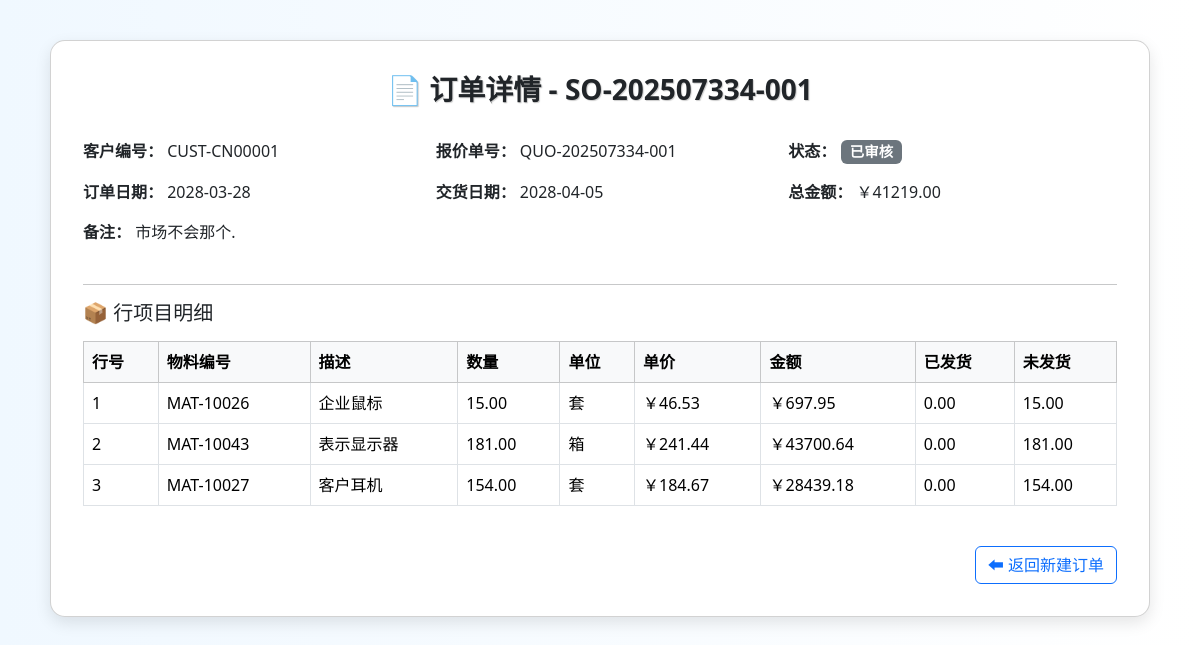
The app's page /order/order-detail/SO-202507334-001 with its own data.
### order/models.py (models this page shows)
class SalesOrder(db.Model):
    __tablename__ = 'SalesOrder'
    sales_order_id = db.Column(db.String(255), primary_key=True)
    customer_id = db.Column(db.String(255), nullable=False)
    quotation_id = db.Column(db.String(255))
    order_date = db.Column(db.DateTime, nullable=False)
    required_delivery_date = db.Column(db.Date, nullable=False)
    status = db.Column(db.String(255))
    total_amount = db.Column(db.Numeric, nullable=False)
    credit_check_result = db.Column(db.String(255))
    remarks = db.Column(db.String(255))
    items = db.relationship('OrderItem', backref='order', lazy=True, cascade="all, delete-orphan")

class OrderItem(db.Model):
    __tablename__ = 'OrderItem'
    sales_order_id = db.Column(db.String(255), db.ForeignKey('SalesOrder.sales_order_id'), primary_key=True)
    item_no = db.Column(db.Integer, primary_key=True)
    material_id = db.Column(db.String(255), db.ForeignKey('Material.material_id'), nullable=False)
    material = db.relationship('Material',backref="order_items")  # ✅ 告诉 SQLAlchemy 如何关联 Material 表
    order_quantity = db.Column(db.Numeric, nullable=False)
    sales_unit_price = db.Column(db.Numeric, nullable=False)
    shipped_quantity = db.Column(db.Numeric)
    unshipped_quantity = db.Column(db.Numeric)
    item_amount = db.Column(db.Numeric)
    unit = db.Column(db.String(255))

class Material(db.Model):
    __tablename__ = 'Material'
    material_id = db.Column(db.String(255), primary_key=True, comment='物料编号')
    description = db.Column(db.String(255), nullable=False, comment='物料描述')
    base_unit = db.Column(db.String(255), nullable=False, comment='基本计量单位')
    storage_location = db.Column(db.String(255), nullable=False, comment='存储位置')
    physical_stock  = db.Column(db.Numeric(18, 4), nullable=False, server_default=text('0'), comment='账面总库存')
    available_stock = db.Column(db.Numeric(18, 4), nullable=False, server_default=text('0'), comment='可用库存数量')
    allocated_stock = db.Column(db.Numeric(18, 4), nullable=False, server_default=text('0'), comment='已分配库存')
    pending_outbound= db.Column(db.Numeric(18, 4), nullable=False, server_default=text('0'), comment='待出库量')

### order/views.py (the view)
@order_bp.route('/order-detail/<sales_order_id>')
def order_detail(sales_order_id):
    order = SalesOrder.query.options(
        joinedload(SalesOrder.items).joinedload(OrderItem.material)
    ).filter_by(sales_order_id=sales_order_id).first()
    if not order:
        flash('订单不存在', 'danger')
        return redirect(url_for('order.create_order'))
    return render_template('order/order_detail.html', order=order)

### templates/order/order_detail.html (shortened to what this page needs)
<!DOCTYPE html>
<html lang="zh">
<head>
  <link href="https://cdn.jsdelivr.net/npm/bootstrap@5.3.3/dist/css/bootstrap.min.css" rel="stylesheet">
</head>
<body>
  <div class="container">
    <div class="card">
      <h3>📄 订单详情 - {{ order.sales_order_id }}</h3>
      <div class="row mb-3">
        <div class="col-md-4"><strong>客户编号：</strong> {{ order.customer_id }}</div>
        <div class="col-md-4"><strong>报价单号：</strong> {{ order.quotation_id or '—' }}</div>
        <div class="col-md-4"><strong>状态：</strong>
          <span class="badge bg-{{ 'success' if order.status == '已完成' else 'secondary' }}">
            {{ order.status or '草稿' }}
          </span>
        </div>
      </div>
      <div class="row mb-3">
        <div class="col-md-4"><strong>订单日期：</strong> {{ order.order_date.strftime('%Y-%m-%d') }}</div>
        <div class="col-md-4"><strong>交货日期：</strong> {{ order.required_delivery_date.strftime('%Y-%m-%d') }}</div>
        <div class="col-md-4"><strong>总金额：</strong> ￥{{ "%.2f"|format(order.total_amount or 0) }}</div>
      </div>
      <div class="mb-4"><strong>备注：</strong> {{ order.remarks or '无' }}</div>
      <hr>
      <h5 class="mb-3">📦 行项目明细</h5>
      <table class="table table-bordered table-hover">
        <thead class="table-light">
          <tr>
            <th>行号</th>
            <th>物料编号</th>
            <th>描述</th>
            <th>数量</th>
            <th>单位</th>
            <th>单价</th>
            <th>金额</th>
            <th>已发货</th>
            <th>未发货</th>
          </tr>
        </thead>
        <tbody>
          {% for item in order.items %}
            <tr>
              <td>{{ item.item_no }}</td>
              <td>{{ item.material_id }}</td>
              <td>{{ item.material.description if item.material else '—' }}</td>
              <td>{{ "%.2f"|format(item.order_quantity) }}</td>
              <td>{{ item.unit }}</td>
              <td>￥{{ "%.2f"|format(item.sales_unit_price or 0) }}</td>
              <td>￥{{ "%.2f"|format(item.item_amount or 0) }}</td>
              <td>{{ "%.2f"|format(item.shipped_quantity or 0 )}}</td>
              <td>{{ "%.2f"|format(item.unshipped_quantity or 0 )}}</td>
            </tr>
          {% endfor %}
        </tbody>
      </table>
      <div class="text-end mt-4">
        <a href="{{ url_for('order.create_order') }}" class="btn btn-outline-primary">⬅ 返回新建订单</a>
      </div>
    </div>
  </div>
</body>
</html>

### templates/order/order_detail.html (style rules this page uses)
body { background: linear-gradient(to right, #f0f8ff, #ffffff); font-family: 'Segoe UI', sans-serif; }
.card { max-width: 1100px; margin: 40px auto; border-radius: 15px; box-shadow: 0 6px 16px rgba(0,0,0,0.1); padding: 2rem; background-color: #fff; }
h3 { text-align: center; margin-bottom: 2rem; font-weight: bold; text-shadow: 1px 1px 1px #ccc; }
.table th, .table td { vertical-align: middle; }
.badge { font-size: 0.9rem; }

### records on screen
SalesOrder: sales_order_id "SO-202507334-001", customer_id "CUST-CN00001", quotation "QUO-202507334-001", status "已审核", order_date "2028-03-28", required_delivery_date "2028-04-05", total_amount "41219.00", remarks "市场不会那个."
OrderItem: item_no "1", material_id "MAT-10026", material "企业鼠标", order_quantity "15.00", unit "套", sales_unit_price "46.53", item_amount "697.95", shipped_quantity "0.00", unshipped_quantity "15.00"
OrderItem: item_no "2", material_id "MAT-10043", material "表示显示器", order_quantity "181.00", unit "箱", sales_unit_price "241.44", item_amount "43700.64", shipped_quantity "0.00", unshipped_quantity "181.00"
OrderItem: item_no "3", material_id "MAT-10027", material "客户耳机", order_quantity "154.00", unit "套", sales_unit_price "184.67", item_amount "28439.18", shipped_quantity "0.00", unshipped_quantity "154.00"
